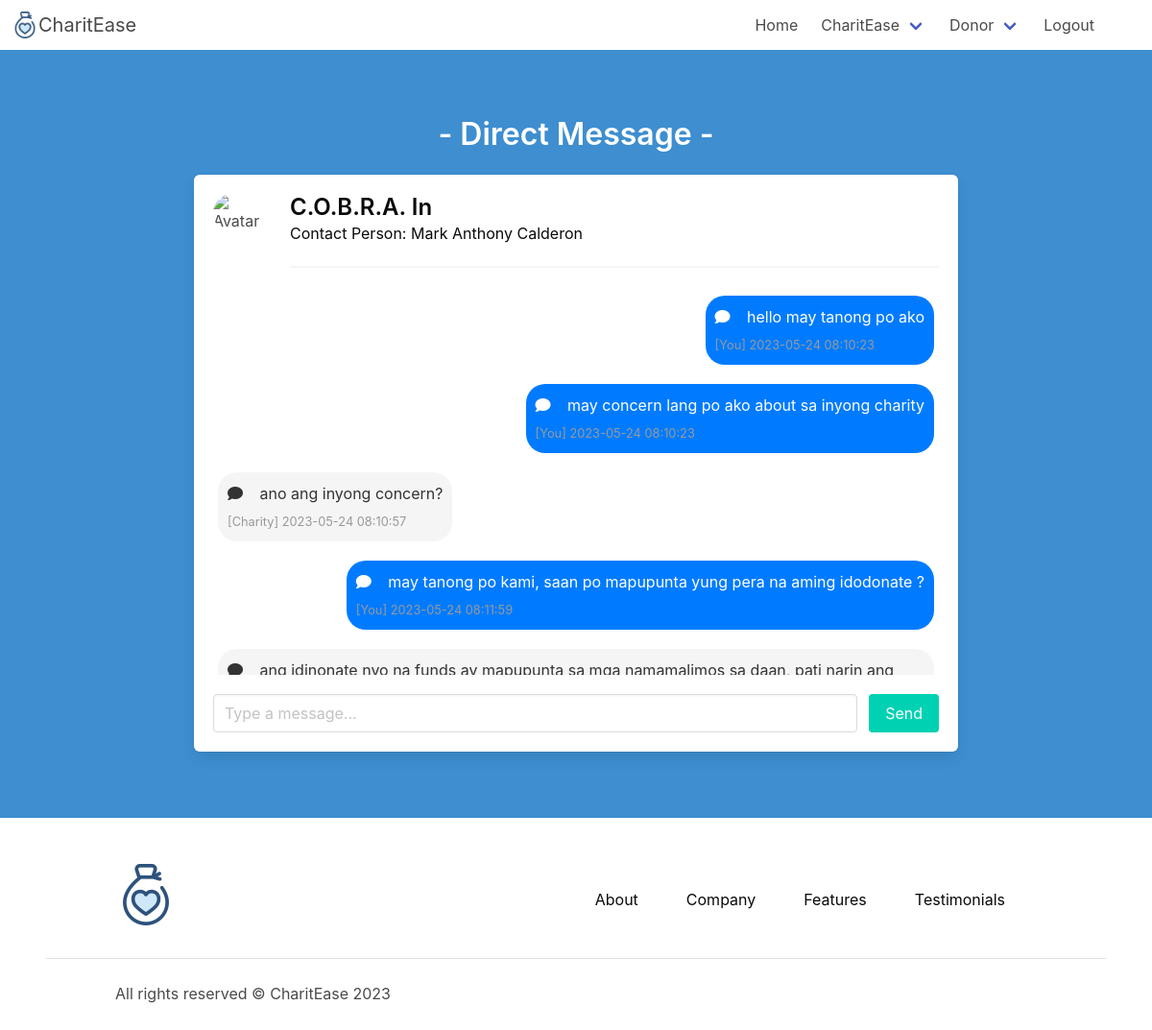
The page /p/dnr/messenger.php?oid=7 (signed in) on the database its author committed.
### tables this page shows
CREATE TABLE `tblorgs` (
  `org_id` int(11) NOT NULL,
  `org_name` varchar(50) NOT NULL,
  `org_person_name` varchar(50) NOT NULL,
  `org_phone` varchar(12) NOT NULL,
  `org_address` varchar(100) NOT NULL,
  `is_approved` tinyint(1) NOT NULL,
  `org_description` text DEFAULT NULL,
  `org_type` varchar(50) DEFAULT NULL,
  `date_founded` date NOT NULL,
  `date_approved` date DEFAULT NULL
);

CREATE TABLE `tblconvo` (
  `convo_id` int(11) NOT NULL,
  `donor_id` int(11) NOT NULL,
  `org_id` int(11) NOT NULL,
  `initiate_by` varchar(10) NOT NULL,
  `message` varchar(4096) NOT NULL,
  `timestamp` timestamp NOT NULL DEFAULT current_timestamp() ON UPDATE current_timestamp(),
  `is_read` tinyint(1) NOT NULL DEFAULT 0
);

### p/dnr/messenger.php (the view, shortened to what this page needs)
<!DOCTYPE html>
<html>
<head>
  <link rel="stylesheet" href="https://cdn.jsdelivr.net/npm/bulma@0.9.4/css/bulma.min.css">
  <link rel="stylesheet" href="https://cdnjs.cloudflare.com/ajax/libs/font-awesome/5.15.3/css/all.min.css">
</head>
<body>
  <nav class="navbar" role="navigation" aria-label="main navigation">
    <div class="navbar-brand">
      <div class="navbar-start">
        <a href="" class="navbar-item">
          <img src="../../lib/imgs/charitease_icon.png" alt="Logo">
          <h1 class="subtitle">CharitEase</h1>
        </a>
      </div>
    </div>
    <div id="navbarMenu" class="navbar-menu">
      <div class="navbar-end">
        <a href="../../index.php" class="navbar-item">Home</a>
        <div class="navbar-item has-dropdown is-hoverable">
          <a href="" class="navbar-link">CharitEase</a>
        </div>
        <?php
          if (isset($_SESSION['user'])) {
            if ($_SESSION['user'] == 'donor') {
        ?>
              <div class="navbar-item has-dropdown is-hoverable">
                <a href="#" class="navbar-link">Donor</a>
              </div>
        <?php
            } else if ($_SESSION['user'] == 'charity') {
        ?>
              <div class="navbar-item has-dropdown is-hoverable">
                <a href="" class="navbar-link">Charity</a>
                <div class="navbar-dropdown">
                  <a href="../../p/org/donors.php" class="navbar-item">Donors</a>
                  <a href="../../p/org/dashboard.php" class="navbar-item">Dashboard</a>
                </div>
              </div>
        <?php
          } else if ($_SESSION['user'] == 'admin') {
        ?>
          <a href="../../p/adm/dashboard.php" class="navbar-item">Dashboard</a>
        <?php
            }
        ?>
            <a href="../../p/reg/logout.php" class="navbar-item">Logout</a>
        <?php
          } else {
        ?>
            <a href="../../p/reg/register.php" class="navbar-item">Register</a>
            <a href="../../p/reg/login.php" class="navbar-item">Login</a>
        <?php } ?>
      </div>
      <span class="navbar-item"></span>
      <span class="navbar-item"></span>
    </div>
  </nav>
  <?php
    $db = new Database();
    $conn = $db->connect();
    $org_id = $_GET['oid'];
    $id = $_SESSION['id'];
    $query = "SELECT * FROM `tblconvo` WHERE donor_id = '$id' AND org_id = '$org_id' ORDER BY timestamp ASC";
    $result = mysqli_query($conn, $query);
    $messages = [];
    while ($row = mysqli_fetch_assoc($result)) {
      $messages[] = $row;
    }
    $getOrgText = "SELECT * FROM `tblorgs` WHERE org_id = $org_id";
		$resultOrg = mysqli_query($conn, $getOrgText);
		if (mysqli_num_rows($resultOrg) > 0) {
			$org = mysqli_fetch_assoc($resultOrg);
		}
  ?>
  <section class="hero is-info is-fullheight">
    <div class="hero-body">
      <div class="container">
      <h1 class="title has-text-white has-text-centered">- Direct Message -</h1>
        <div class="columns is-mobile">
          <div class="column  is-10 is-offset-1">
            <div class="box">
            <div class="media">
          <div class="media-left">
            <figure class="image is-64x64">
              <img src="https://bulma.io/images/placeholders/64x64.png" alt="Avatar" class="is-rounded">
            </figure>
          </div>
          <div class="media-content">
            <p class="title is-4 has-text-black"><?php echo $org['org_name']; ?></p>
            <p class="subtitle is-6 has-text-black">Contact Person: <?php echo $org['org_person_name']; ?></p>
            <hr>
          </div>
        </div>
            <div class="conversation">
              <?php
                foreach ($messages as $message) {
                  $bubbleClass = ($message['initiate_by'] == 'charity') ? 'incoming charity-a' : 'outgoing charity-a';
                  $personName = ($message['initiate_by'] == 'charity') ? 'Charity' : 'You';
              ?>
              <div class="conversation-bubble <?php echo $bubbleClass; ?>">
                <p>
                  <i class="fas fa-comment icon"></i>
                  <?php echo $message['message']; ?> <br>
                  <span class="timestamp"><?php echo "[" . $personName . "] " .  $message['timestamp']; ?></span>
                </p>
              </div>
              <?php } ?>
            </div>
            <form class="conversation-form" method="POST" autocomplete="off">
              <div class="field is-grouped">
                <div class="control is-expanded">
                  <input class="input" type="text" placeholder="Type a message..." name="msgbox">
                </div>
                <div class="control">
                  <button class="button is-primary" name="send" type="submit">Send</button>
                </div>
              </div>
            </form>
            </div>
          </div>
        </div>
      </div>
    </div>
  </section>
  <footer class="section">
    <div class="container">
      <div class="pb-5 is-flex is-flex-wrap-wrap is-justify-content-between is-align-items-center">
        <div class="mr-auto mb-1">
          <a href="#" class="is-inline-block">
            <img src="../../lib/imgs/charitease_icon.png" alt="" class="image is-64x64">
          </a>
        </div>
        <div>
          <ul class="is-flex is-flex-wrap-wrap is-align-items-center is-justify-content-center">
            <li class="mr-4"><a href="../../p/com/about.php" class="button is-white">About</a></li>
            <li class="mr-4"><a href="../../p/com/company.php" class="button is-white">Company</a></li>
            <li class="mr-4"><a href="../../p/com/features.php" class="button is-white">Features</a></li>
            <li class="mr-4"><a href="#" class="button is-white">Testimonials</a></li>
          </ul>
        </div>
      </div>
    </div>
    <div class="pt-5" style="border-top: 1px solid #dee2e6;"></div>
    <div class="container">
      <div class="is-flex-tablet is-justify-content-between is-align-items-center">
        <p>All rights reserved © CharitEase 2023</p>
      </div>
    </div>
  </footer>
</body>
</html>

### p/dnr/messenger.php (style rules this page uses)
.conversation { max-height: 400px; overflow-y: auto; }
.conversation-bubble { display: flex; flex-direction: column; align-items: flex-start; margin-bottom: 10px; max-height: 100px; overflow-y: auto; }
.conversation-bubble p { margin: 5px; padding: 10px; border-radius: 20px; }
.conversation-bubble .timestamp { font-size: 0.8rem; color: #999; margin-top: 5px; }
.incoming p { background-color: #f5f5f5; color: #333; align-self: flex-start; }
.outgoing p { background-color: #007bff; color: #fff; align-self: flex-end; }
.conversation-form { margin-top: 20px; }
.icon { margin-right: 5px; }

### rows shown on the page
tblorgs: org_name "C.O.B.R.A. In", org_person_name "Mark Anthony Calderon"
tblconvo: message "hello may tanong po ako", initiate_by "You", timestamp "2023-05-24 08:10:23"
tblconvo: message "may concern lang po ako about sa inyong charity", initiate_by "You", timestamp "2023-05-24 08:10:23"
tblconvo: message "ano ang inyong concern?", initiate_by "Charity", timestamp "2023-05-24 08:10:57"
tblconvo: message "may tanong po kami, saan po mapupunta yung pera na aming idodonate ?", initiate_by "You", timestamp "2023-05-24 08:11:59"
tblconvo: message "ang idinonate nyo na funds ay mapupunta sa mga namamalimos sa daan, pati narin ang…"
